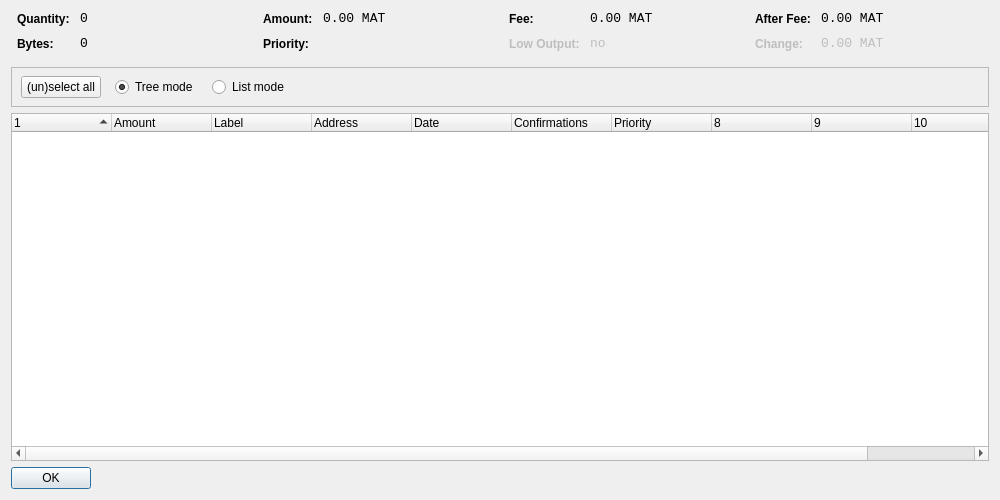
<?xml version="1.0" encoding="UTF-8"?>
<ui version="4.0">
 <class>CoinControlDialog</class>
 <widget class="QDialog" name="CoinControlDialog">
  <property name="geometry">
   <rect>
    <x>0</x>
    <y>0</y>
    <width>1000</width>
    <height>500</height>
   </rect>
  </property>
  <property name="windowTitle">
   <string>Coin Control</string>
  </property>
  <layout class="QVBoxLayout" name="verticalLayout">
   <item>
    <layout class="QHBoxLayout" name="horizontalLayoutTop" stretch="0,0,0,0">
     <property name="topMargin">
      <number>0</number>
     </property>
     <property name="bottomMargin">
      <number>10</number>
     </property>
     <item>
      <layout class="QFormLayout" name="formLayoutCoinControl1">
       <property name="horizontalSpacing">
        <number>10</number>
       </property>
       <property name="verticalSpacing">
        <number>10</number>
       </property>
       <property name="leftMargin">
        <number>6</number>
       </property>
       <property name="rightMargin">
        <number>6</number>
       </property>
       <item row="0" column="0">
        <widget class="QLabel" name="labelCoinControlQuantityText">
         <property name="styleSheet">
          <string notr="true">font-weight:bold;</string>
         </property>
         <property name="text">
          <string>Quantity:</string>
         </property>
        </widget>
       </item>
       <item row="0" column="1">
        <widget class="QLabel" name="labelCoinControlQuantity">
         <property name="font">
          <font>
           <family>Monospace</family>
           <pointsize>10</pointsize>
          </font>
         </property>
         <property name="cursor">
          <cursorShape>IBeamCursor</cursorShape>
         </property>
         <property name="contextMenuPolicy">
          <enum>Qt::ActionsContextMenu</enum>
         </property>
         <property name="text">
          <string notr="true">0</string>
         </property>
         <property name="textInteractionFlags">
          <set>Qt::LinksAccessibleByMouse|Qt::TextSelectableByKeyboard|Qt::TextSelectableByMouse</set>
         </property>
        </widget>
       </item>
       <item row="1" column="0">
        <widget class="QLabel" name="labelCoinControlBytesText">
         <property name="styleSheet">
          <string notr="true">font-weight:bold;</string>
         </property>
         <property name="text">
          <string>Bytes:</string>
         </property>
        </widget>
       </item>
       <item row="1" column="1">
        <widget class="QLabel" name="labelCoinControlBytes">
         <property name="font">
          <font>
           <family>Monospace</family>
           <pointsize>10</pointsize>
          </font>
         </property>
         <property name="cursor">
          <cursorShape>IBeamCursor</cursorShape>
         </property>
         <property name="contextMenuPolicy">
          <enum>Qt::ActionsContextMenu</enum>
         </property>
         <property name="text">
          <string notr="true">0</string>
         </property>
         <property name="textInteractionFlags">
          <set>Qt::LinksAccessibleByMouse|Qt::TextSelectableByKeyboard|Qt::TextSelectableByMouse</set>
         </property>
        </widget>
       </item>
      </layout>
     </item>
     <item>
      <layout class="QFormLayout" name="formLayoutCoinControl2">
       <property name="horizontalSpacing">
        <number>10</number>
       </property>
       <property name="verticalSpacing">
        <number>10</number>
       </property>
       <property name="leftMargin">
        <number>6</number>
       </property>
       <property name="rightMargin">
        <number>6</number>
       </property>
       <item row="0" column="0">
        <widget class="QLabel" name="labelCoinControlAmountText">
         <property name="styleSheet">
          <string notr="true">font-weight:bold;</string>
         </property>
         <property name="text">
          <string>Amount:</string>
         </property>
        </widget>
       </item>
       <item row="0" column="1">
        <widget class="QLabel" name="labelCoinControlAmount">
         <property name="font">
          <font>
           <family>Monospace</family>
           <pointsize>10</pointsize>
          </font>
         </property>
         <property name="cursor">
          <cursorShape>IBeamCursor</cursorShape>
         </property>
         <property name="contextMenuPolicy">
          <enum>Qt::ActionsContextMenu</enum>
         </property>
         <property name="text">
          <string notr="true">0.00 MAT</string>
         </property>
         <property name="textInteractionFlags">
          <set>Qt::LinksAccessibleByMouse|Qt::TextSelectableByKeyboard|Qt::TextSelectableByMouse</set>
         </property>
        </widget>
       </item>
       <item row="1" column="0">
        <widget class="QLabel" name="labelCoinControlPriorityText">
         <property name="styleSheet">
          <string notr="true">font-weight:bold;</string>
         </property>
         <property name="text">
          <string>Priority:</string>
         </property>
        </widget>
       </item>
       <item row="1" column="1">
        <widget class="QLabel" name="labelCoinControlPriority">
         <property name="font">
          <font>
           <family>Monospace</family>
           <pointsize>10</pointsize>
          </font>
         </property>
         <property name="cursor">
          <cursorShape>IBeamCursor</cursorShape>
         </property>
         <property name="contextMenuPolicy">
          <enum>Qt::ActionsContextMenu</enum>
         </property>
         <property name="text">
          <string/>
         </property>
         <property name="textInteractionFlags">
          <set>Qt::LinksAccessibleByMouse|Qt::TextSelectableByKeyboard|Qt::TextSelectableByMouse</set>
         </property>
        </widget>
       </item>
      </layout>
     </item>
     <item>
      <layout class="QFormLayout" name="formLayoutCoinControl3">
       <property name="horizontalSpacing">
        <number>10</number>
       </property>
       <property name="verticalSpacing">
        <number>10</number>
       </property>
       <property name="leftMargin">
        <number>6</number>
       </property>
       <property name="rightMargin">
        <number>6</number>
       </property>
       <item row="0" column="0">
        <widget class="QLabel" name="labelCoinControlFeeText">
         <property name="styleSheet">
          <string notr="true">font-weight:bold;</string>
         </property>
         <property name="text">
          <string>Fee:</string>
         </property>
        </widget>
       </item>
       <item row="0" column="1">
        <widget class="QLabel" name="labelCoinControlFee">
         <property name="font">
          <font>
           <family>Monospace</family>
           <pointsize>10</pointsize>
          </font>
         </property>
         <property name="cursor">
          <cursorShape>IBeamCursor</cursorShape>
         </property>
         <property name="contextMenuPolicy">
          <enum>Qt::ActionsContextMenu</enum>
         </property>
         <property name="text">
          <string notr="true">0.00 MAT</string>
         </property>
         <property name="textInteractionFlags">
          <set>Qt::LinksAccessibleByMouse|Qt::TextSelectableByKeyboard|Qt::TextSelectableByMouse</set>
         </property>
        </widget>
       </item>
       <item row="1" column="0">
        <widget class="QLabel" name="labelCoinControlLowOutputText">
         <property name="enabled">
          <bool>false</bool>
         </property>
         <property name="styleSheet">
          <string notr="true">font-weight:bold;</string>
         </property>
         <property name="text">
          <string>Low Output:</string>
         </property>
        </widget>
       </item>
       <item row="1" column="1">
        <widget class="QLabel" name="labelCoinControlLowOutput">
         <property name="enabled">
          <bool>false</bool>
         </property>
         <property name="font">
          <font>
           <family>Monospace</family>
           <pointsize>10</pointsize>
          </font>
         </property>
         <property name="cursor">
          <cursorShape>IBeamCursor</cursorShape>
         </property>
         <property name="contextMenuPolicy">
          <enum>Qt::ActionsContextMenu</enum>
         </property>
         <property name="text">
          <string notr="true">no</string>
         </property>
         <property name="textInteractionFlags">
          <set>Qt::LinksAccessibleByMouse|Qt::TextSelectableByKeyboard|Qt::TextSelectableByMouse</set>
         </property>
        </widget>
       </item>
      </layout>
     </item>
     <item>
      <layout class="QFormLayout" name="formLayoutCoinControl4">
       <property name="horizontalSpacing">
        <number>10</number>
       </property>
       <property name="verticalSpacing">
        <number>10</number>
       </property>
       <property name="leftMargin">
        <number>6</number>
       </property>
       <property name="rightMargin">
        <number>6</number>
       </property>
       <item row="0" column="0">
        <widget class="QLabel" name="labelCoinControlAfterFeeText">
         <property name="styleSheet">
          <string notr="true">font-weight:bold;</string>
         </property>
         <property name="text">
          <string>After Fee:</string>
         </property>
        </widget>
       </item>
       <item row="0" column="1">
        <widget class="QLabel" name="labelCoinControlAfterFee">
         <property name="font">
          <font>
           <family>Monospace</family>
           <pointsize>10</pointsize>
          </font>
         </property>
         <property name="cursor">
          <cursorShape>IBeamCursor</cursorShape>
         </property>
         <property name="contextMenuPolicy">
          <enum>Qt::ActionsContextMenu</enum>
         </property>
         <property name="text">
          <string notr="true">0.00 MAT</string>
         </property>
         <property name="textInteractionFlags">
          <set>Qt::LinksAccessibleByMouse|Qt::TextSelectableByKeyboard|Qt::TextSelectableByMouse</set>
         </property>
        </widget>
       </item>
       <item row="1" column="0">
        <widget class="QLabel" name="labelCoinControlChangeText">
         <property name="enabled">
          <bool>false</bool>
         </property>
         <property name="styleSheet">
          <string notr="true">font-weight:bold;</string>
         </property>
         <property name="text">
          <string>Change:</string>
         </property>
        </widget>
       </item>
       <item row="1" column="1">
        <widget class="QLabel" name="labelCoinControlChange">
         <property name="enabled">
          <bool>false</bool>
         </property>
         <property name="font">
          <font>
           <family>Monospace</family>
           <pointsize>10</pointsize>
          </font>
         </property>
         <property name="cursor">
          <cursorShape>IBeamCursor</cursorShape>
         </property>
         <property name="contextMenuPolicy">
          <enum>Qt::ActionsContextMenu</enum>
         </property>
         <property name="text">
          <string notr="true">0.00 MAT</string>
         </property>
         <property name="textInteractionFlags">
          <set>Qt::LinksAccessibleByMouse|Qt::TextSelectableByKeyboard|Qt::TextSelectableByMouse</set>
         </property>
        </widget>
       </item>
      </layout>
     </item>
    </layout>
   </item>
   <item>
    <widget class="QFrame" name="frame">
     <property name="minimumSize">
      <size>
       <width>0</width>
       <height>40</height>
      </size>
     </property>
     <property name="frameShape">
      <enum>QFrame::StyledPanel</enum>
     </property>
     <property name="frameShadow">
      <enum>QFrame::Sunken</enum>
     </property>
     <widget class="QWidget" name="horizontalLayoutWidget">
      <property name="geometry">
       <rect>
        <x>10</x>
        <y>0</y>
        <width>781</width>
        <height>41</height>
       </rect>
      </property>
      <layout class="QHBoxLayout" name="horizontalLayoutPanel" stretch="0,0,0,0,0">
       <property name="spacing">
        <number>14</number>
       </property>
       <item>
        <widget class="QPushButton" name="pushButtonSelectAll">
         <property name="sizePolicy">
          <sizepolicy hsizetype="Maximum" vsizetype="Fixed">
           <horstretch>0</horstretch>
           <verstretch>0</verstretch>
          </sizepolicy>
         </property>
         <property name="text">
          <string>(un)select all</string>
         </property>
        </widget>
       </item>
       <item>
        <widget class="QRadioButton" name="radioTreeMode">
         <property name="sizePolicy">
          <sizepolicy hsizetype="Maximum" vsizetype="Fixed">
           <horstretch>0</horstretch>
           <verstretch>0</verstretch>
          </sizepolicy>
         </property>
         <property name="text">
          <string>Tree mode</string>
         </property>
         <property name="checked">
          <bool>true</bool>
         </property>
        </widget>
       </item>
       <item>
        <widget class="QRadioButton" name="radioListMode">
         <property name="sizePolicy">
          <sizepolicy hsizetype="Maximum" vsizetype="Fixed">
           <horstretch>0</horstretch>
           <verstretch>0</verstretch>
          </sizepolicy>
         </property>
         <property name="text">
          <string>List mode</string>
         </property>
        </widget>
       </item>
       <item>
        <spacer name="horizontalSpacer">
         <property name="orientation">
          <enum>Qt::Horizontal</enum>
         </property>
         <property name="sizeHint" stdset="0">
          <size>
           <width>40</width>
           <height>20</height>
          </size>
         </property>
        </spacer>
       </item>
      </layout>
     </widget>
    </widget>
   </item>
   <item>
    <widget class="CoinControlTreeWidget" name="treeWidget">
     <property name="contextMenuPolicy">
      <enum>Qt::CustomContextMenu</enum>
     </property>
     <property name="sortingEnabled">
      <bool>false</bool>
     </property>
     <property name="columnCount">
      <number>11</number>
     </property>
     <attribute name="headerShowSortIndicator" stdset="0">
      <bool>true</bool>
     </attribute>
     <attribute name="headerStretchLastSection">
      <bool>false</bool>
     </attribute>
     <column>
      <property name="text">
       <string/>
      </property>
     </column>
     <column>
      <property name="text">
       <string>Amount</string>
      </property>
     </column>
     <column>
      <property name="text">
       <string>Label</string>
      </property>
     </column>
     <column>
      <property name="text">
       <string>Address</string>
      </property>
     </column>
     <column>
      <property name="text">
       <string>Date</string>
      </property>
     </column>
     <column>
      <property name="text">
       <string>Confirmations</string>
      </property>
      <property name="toolTip">
       <string>Confirmed</string>
      </property>
     </column>
     <column>
      <property name="text">
       <string>Priority</string>
      </property>
     </column>
     <column>
      <property name="text">
       <string/>
      </property>
     </column>
     <column>
      <property name="text">
       <string/>
      </property>
     </column>
     <column>
      <property name="text">
       <string/>
      </property>
     </column>
     <column>
      <property name="text">
       <string/>
      </property>
     </column>
    </widget>
   </item>
   <item>
    <widget class="QDialogButtonBox" name="buttonBox">
     <property name="sizePolicy">
      <sizepolicy hsizetype="Maximum" vsizetype="Fixed">
       <horstretch>0</horstretch>
       <verstretch>0</verstretch>
      </sizepolicy>
     </property>
     <property name="orientation">
      <enum>Qt::Horizontal</enum>
     </property>
     <property name="standardButtons">
      <set>QDialogButtonBox::Ok</set>
     </property>
    </widget>
   </item>
  </layout>
 </widget>
 <customwidgets>
  <customwidget>
   <class>CoinControlTreeWidget</class>
   <extends>QTreeWidget</extends>
   <header>coincontroltreewidget.h</header>
  </customwidget>
 </customwidgets>
 <resources/>
 <connections/>
</ui>
